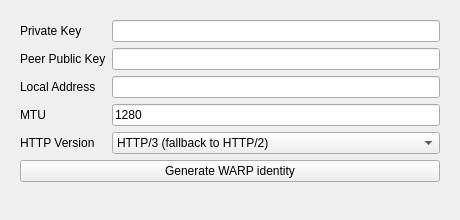
<?xml version="1.0" encoding="UTF-8"?>
<ui version="4.0">
 <class>EditMasque</class>
 <widget class="QWidget" name="EditMasque">
  <property name="geometry">
   <rect>
    <x>0</x>
    <y>0</y>
    <width>460</width>
    <height>220</height>
   </rect>
  </property>
  <property name="windowTitle">
   <string notr="true">EditMasque</string>
  </property>
  <layout class="QHBoxLayout" name="horizontalLayout">
   <item>
    <widget class="QWidget" name="widget" native="true">
     <layout class="QFormLayout" name="formLayout">
      <item row="0" column="0">
       <widget class="QLabel" name="private_key_l">
        <property name="toolTip">
         <string>Base64 DER of the enrolled ECDSA P-256 key; it signs the TLS client certificate.</string>
        </property>
        <property name="text">
         <string>Private Key</string>
        </property>
       </widget>
      </item>
      <item row="0" column="1">
       <widget class="QLineEdit" name="private_key"/>
      </item>
      <item row="1" column="0">
       <widget class="QLabel" name="peer_public_key_l">
        <property name="toolTip">
         <string>Base64 DER of the server's public key. When set, it pins the server certificate, even with Allow insecure.</string>
        </property>
        <property name="text">
         <string>Peer Public Key</string>
        </property>
       </widget>
      </item>
      <item row="1" column="1">
       <widget class="QLineEdit" name="peer_public_key"/>
      </item>
      <item row="2" column="0">
       <widget class="QLabel" name="address_l">
        <property name="toolTip">
         <string>Comma separated list of the tunnel's own addresses, e.g. 172.16.0.2/32,2606:4700::1/128</string>
        </property>
        <property name="text">
         <string>Local Address</string>
        </property>
       </widget>
      </item>
      <item row="2" column="1">
       <widget class="QLineEdit" name="address"/>
      </item>
      <item row="3" column="0">
       <widget class="QLabel" name="mtu_l">
        <property name="text">
         <string>MTU</string>
        </property>
       </widget>
      </item>
      <item row="3" column="1">
       <widget class="QLineEdit" name="mtu">
        <property name="text">
         <string notr="true">1280</string>
        </property>
       </widget>
      </item>
      <item row="4" column="0">
       <widget class="QLabel" name="http_version_l">
        <property name="toolTip">
         <string>HTTP/3 runs over UDP; HTTP/2 runs over TLS on TCP and works where UDP is blocked.</string>
        </property>
        <property name="text">
         <string>HTTP Version</string>
        </property>
       </widget>
      </item>
      <item row="4" column="1">
       <widget class="QComboBox" name="http_version">
        <property name="toolTip">
         <string>HTTP/3 runs over UDP; HTTP/2 runs over TLS on TCP and works where UDP is blocked.</string>
        </property>
        <item>
         <property name="text">
          <string>HTTP/3 (fallback to HTTP/2)</string>
         </property>
        </item>
        <item>
         <property name="text">
          <string>HTTP/3 only</string>
         </property>
        </item>
        <item>
         <property name="text">
          <string notr="true">HTTP/2</string>
         </property>
        </item>
       </widget>
      </item>
      <item row="5" column="0" colspan="2">
       <widget class="QPushButton" name="warp_autogen">
        <property name="toolTip">
         <string>Register a new Cloudflare WARP device for MASQUE and fill the key, address and server fields.</string>
        </property>
        <property name="text">
         <string>Generate WARP identity</string>
        </property>
       </widget>
      </item>
     </layout>
    </widget>
   </item>
  </layout>
 </widget>
 <tabstops>
  <tabstop>private_key</tabstop>
  <tabstop>peer_public_key</tabstop>
  <tabstop>address</tabstop>
  <tabstop>mtu</tabstop>
  <tabstop>http_version</tabstop>
  <tabstop>warp_autogen</tabstop>
 </tabstops>
 <resources/>
 <connections/>
</ui>
